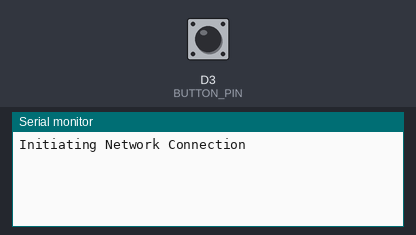
The sketch below on a simulated ESP8266 (NodeMCU). Shown: the last lines printed to the serial monitor. Inputs (shaded band) come from the test bench; at power-on: D3 (BUTTON_PIN) HIGH. WiFi joins after 1.5 s; servers stay silent unless stated; uploads are accepted with an empty reply.

Above: at 2.7 s.
2.8 s: D3 (BUTTON_PIN) pulled LOW for 0.15 s
At 3.26 s:
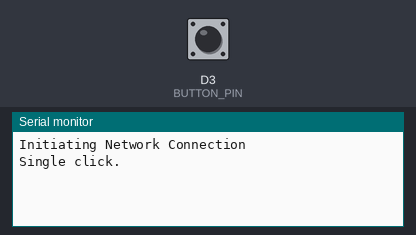
At 4.5 s:
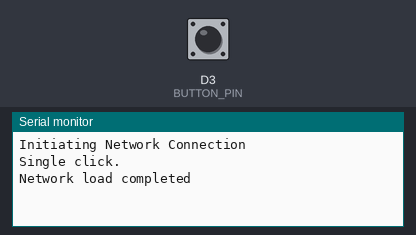

Measured:
- after the input at 2.8 s, the serial monitor: prints a new line after 0.30 s (image 1)

The sketch:

CatButton.ino
```cpp
/*
   Cat feeder button app. Should work with ESP-8266 based
   devices. May work with other devices with slight modifications
   but I don't have anything to test it on.

   Button is connected to D3 by default.

   A single push will update the web app, to reset
   WiFi double push then hold and connect to the
   "Cat Button Setup" netowrk. Go to 192.168.1.1
   and enter WiFi details, these will be saved for all
   subsequent boots.
*/

#include <WiFiManager.h>
#include <ESP8266HTTPClient.h>
#include <avdweb_Switch.h>

// Replace with IP Address or URL of the site hosting
// the web app.
const extern String SITE_ADDRESS = "192.168.1.1";
const extern String SITE_URI = "/record_feed";
const extern uint16_t SITE_PORT = 45000;

const extern IPAddress PORTAL_IP = IPAddress(192, 168, 1, 1);
const extern IPAddress SUBNET_MASK = IPAddress(255, 255, 255, 0);
const extern char AP_NAME[] = "Cat Button Setup";

// The pin the button is connected to by default.
const extern byte BUTTON_PIN = D3;

// Initialize WiFiManager library.
WiFiManager wifiManager;

void setup() {
  // Same serial rate as used by init code when starting device
  Serial.begin(74880);
  connectToNetwork();
}

void loop() {
  checkForPush();
}
```

Button.ino
```cpp
Switch button = Switch(BUTTON_PIN);

void checkForPush() {
  static bool doubleClicked = false;
  // Check the button's state over time.
  button.poll();

  if (button.singleClick()) {
    doubleClicked = false;
    Serial.println("Single click.");
    registerFeed();
  } else if (button.doubleClick()) {
    doubleClicked = true;
    Serial.println("Double clicked.");
  } else if (button.longPress() && doubleClicked) {
    doubleClicked = false;
    Serial.println("Long press after double click.");
    forgetNetworkSettings();
  }
}
```

ServerClient.ino
```cpp
bool registerFeed() {
  HTTPClient client;

  bool result;

  // Configure server to connect to.
  client.begin(SITE_ADDRESS, SITE_PORT, SITE_URI);

  // Post an empty request to the server
  int returnCode = client.POST("");

  // Check for a found status (302) as this is what
  // the server will respond with.
  if (returnCode != HTTP_CODE_FOUND && returnCode != HTTP_CODE_OK) {
    Serial.print("Netowrk load failed with code: ");
    Serial.println(returnCode);
    result = false;
  } else {
    Serial.println("Network load completed");
    result = true;
  }

  // Close the connection.
  client.end();

  return result;
}
```

WiFiConnection.ino
```cpp
void connectToNetwork() {
  // Change default network page from 192.168.4.1
  // to 192.168.1.1
  wifiManager.setAPStaticIPConfig(PORTAL_IP, PORTAL_IP, SUBNET_MASK);

  // Attempt to connect to access point previously
  // connected to, on failing that create a network
  // to allow further network setup.
  Serial.println("Initiating Network Connection");
  wifiManager.autoConnect(AP_NAME);
}

void forgetNetworkSettings() {
  Serial.println("Forgetting Network Settings!");
  wifiManager.resetSettings();
  // Terminates running
  ESP.restart();
}

void sleepWiFiChipset() {
  Serial.println("Sleeping WiFi Chipset");
  WiFi.mode(WIFI_OFF);
  WiFi.forceSleepBegin();
}
```
